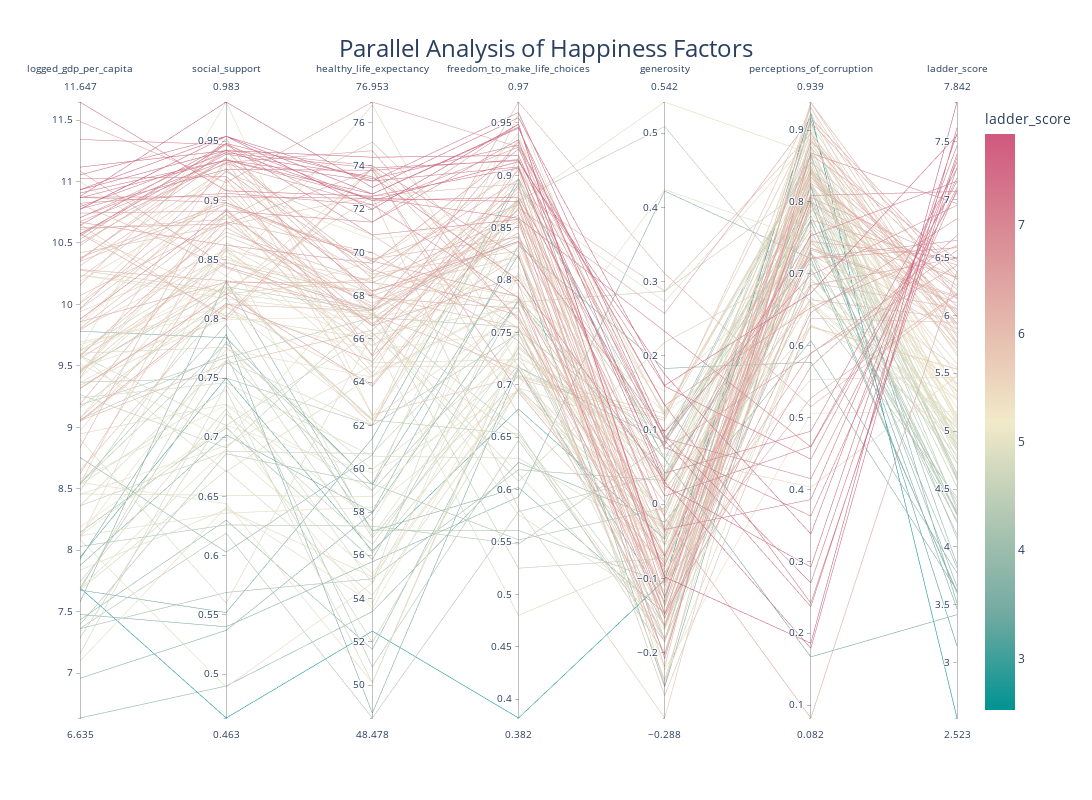

Notebook code cell kept with this figure:
### Markdown cell above
### 9. Parallel Coordinates: Factor Profiles
**Rationale:** Shows how countries trade off multiple factors simultaneously.
**Expected Insights:** Profiles like high-GDP/health vs high-social-support/generosity.

### Code cell
fig = px.parallel_coordinates(
    df, dimensions=factors + ['ladder_score'],                          
    color='ladder_score', 
    color_continuous_scale=px.colors.diverging.Tealrose,
    title='Parallel Analysis of Happiness Factors'
)

# Increase the size of the figure
fig.update_layout(
    title_font_size=24,
    title_x=0.5,
    title_y=0.95,
    title_xanchor='center',
    title_yanchor='top',
    width=1200,
    height=800
)

fig.show()

### Figure 1 — Plotly figure (JSON) as saved in the notebook; plotly's stock layout.template omitted (floating-point values rounded to 4 significant figures; data arrays with more than 128 entries replaced by an {"elided": "..."} marker saying what was removed)
{"data": [{"dimensions": [{"label": "logged_gdp_per_capita", "values": {"elided": "149 float values"}}, {"label": "social_support", "values": {"elided": "149 float values"}}, {"label": "healthy_life_expectancy", "values": {"elided": "149 float values"}}, {"label": "freedom_to_make_life_choices", "values": {"elided": "149 float values"}}, {"label": "generosity", "values": {"elided": "149 float values"}}, {"label": "perceptions_of_corruption", "values": {"elided": "149 float values"}}, {"label": "ladder_score", "values": {"elided": "149 float values"}}], "domain": {"x": [0, 1], "y": [0, 1]}, "line": {"color": {"elided": "149 float values"}, "coloraxis": "coloraxis"}, "name": "", "type": "parcoords"}], "layout": {"coloraxis": {"colorbar": {"title": {"text": "ladder_score"}}, "colorscale": [[0, "rgb(0, 147, 146)"], [0.1667, "rgb(114, 170, 161)"], [0.3333, "rgb(177, 199, 179)"], [0.5, "rgb(241, 234, 200)"], [0.6667, "rgb(229, 185, 173)"], [0.8333, "rgb(217, 137, 148)"], [1, "rgb(208, 88, 126)"]]}, "height": 800, "legend": {"tracegroupgap": 0}, "title": {"font": {"size": 24}, "text": "Parallel Analysis of Happiness Factors", "x": 0.5, "xanchor": "center", "y": 0.95, "yanchor": "top"}, "width": 1200}}
